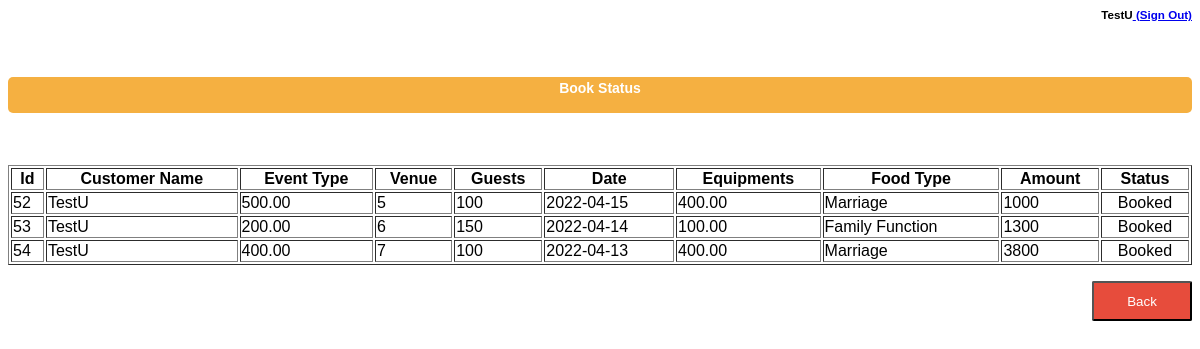
The page /bookStatusAdmin.php (signed in) on the database its author committed.
### tables this page shows
CREATE TABLE IF NOT EXISTS `book_event` (
  `Id` int(11) NOT NULL AUTO_INCREMENT,
  `e_type` varchar(50) DEFAULT NULL,
  `place` varchar(50) DEFAULT NULL,
  `no_guest` int(11) DEFAULT NULL,
  `date` varchar(50) DEFAULT NULL,
  `equip` varchar(50) DEFAULT NULL,
  `f_type` varchar(50) DEFAULT NULL,
  `total` float DEFAULT NULL,
  `CustomerID` int(11) DEFAULT NULL,
  `CustomerName` varchar(50) NOT NULL,
  `Paid` tinyint(1) DEFAULT NULL,
  PRIMARY KEY (`Id`)
);

### bookStatusAdmin.php (the view, shortened to what this page needs)
<?php
include('session.php');
?>
<html>
   <head>
   <h5 style="text-align:right;"> <?php echo $_SESSION['Username']; ?><a href = "logout.php">  (Sign Out)</a></h5>
   </head>
   <body bgcolor = "#FFFFFF">
	<br><br>
      <div  align = "left" >
         <div style = "width:100%; border: solid 1px #00000 ;border-radius: 25px; " align = "left">
            <div style = "background-color:#F5B041; color:#FFFFFF;height:30px; padding:3px;margin-top:5px;border-radius: 5px;text-align:center;"><b>Book Status</b></div>
            <div style = "margin:10px">
               <br><br>
            </div>
         </div>
      </div>
      <?php
        $sql = "SELECT * FROM book_event ";
        $result = mysqli_query($db,$sql);
        echo "<table border='1' style='width:100%;'>
        <tr>
        <th>Id</th>
        <th>Customer Name</th>
        <th>Event Type</th>
        <th>Venue</th>
        <th>Guests</th>
        <th>Date</th>
        <th>Equipments</th>
        <th>Food Type</th>
        <th>Amount</th>
        <th>Status</th>
        </tr>";
        while($row = mysqli_fetch_array($result))
        {
        echo "<tr>";
        echo "<td>" . $row['Id'] . "</td>";
        echo "<td>" . $row['CustomerName'] . "</td>";
        echo "<td>" . $row['e_type'] . "</td>";
        echo "<td>" . $row['place'] . "</td>";
        echo "<td>" . $row['no_guest'] . "</td>";
        echo "<td>" . $row['date'] . "</td>";
        echo "<td>" . $row['equip'] . "</td>";
        echo "<td>" . $row['f_type'] . "</td>";
        echo "<td>" . $row['total'] . "</td>";
        $now = new DateTime();
        $date = new DateTime($row['date']);
        if($date<$now)
            echo "<td style='text-align:center;'>" . 'Booked' . "</td>";
        else
            echo "<td style='text-align:center;'>" . 'Pending' . "</td>";
        echo "</tr>";
        }
        echo "</table>";
        ?>
        <br>
      <button style="background-color:#E74C3C; border-radius:2px;color:white;float: right;width:100px;height:40px;margin-left:10px;" onclick=window.location.href='welcome.php'  name="submit" class="btn btn-primary btn-block btn-large">Back</button>
   </body>
</html>

### bookStatusAdmin.php (style rules this page uses)
body { font-family:Arial, Helvetica, sans-serif; font-size:14px; }

### rows shown on the page
book_event: Id "52", CustomerName "TestU", e_type "500.00", place "5", no_guest "100", date "2022-04-15", equip "400.00", f_type "Marriage", total "1000", shows "Booked"
book_event: Id "53", CustomerName "TestU", e_type "200.00", place "6", no_guest "150", date "2022-04-14", equip "100.00", f_type "Family Function", total "1300", shows "Booked"
book_event: Id "54", CustomerName "TestU", e_type "400.00", place "7", no_guest "100", date "2022-04-13", equip "400.00", f_type "Marriage", total "3800", shows "Booked"

### other values the page prints
$_SESSION['Username'] "TestU"
